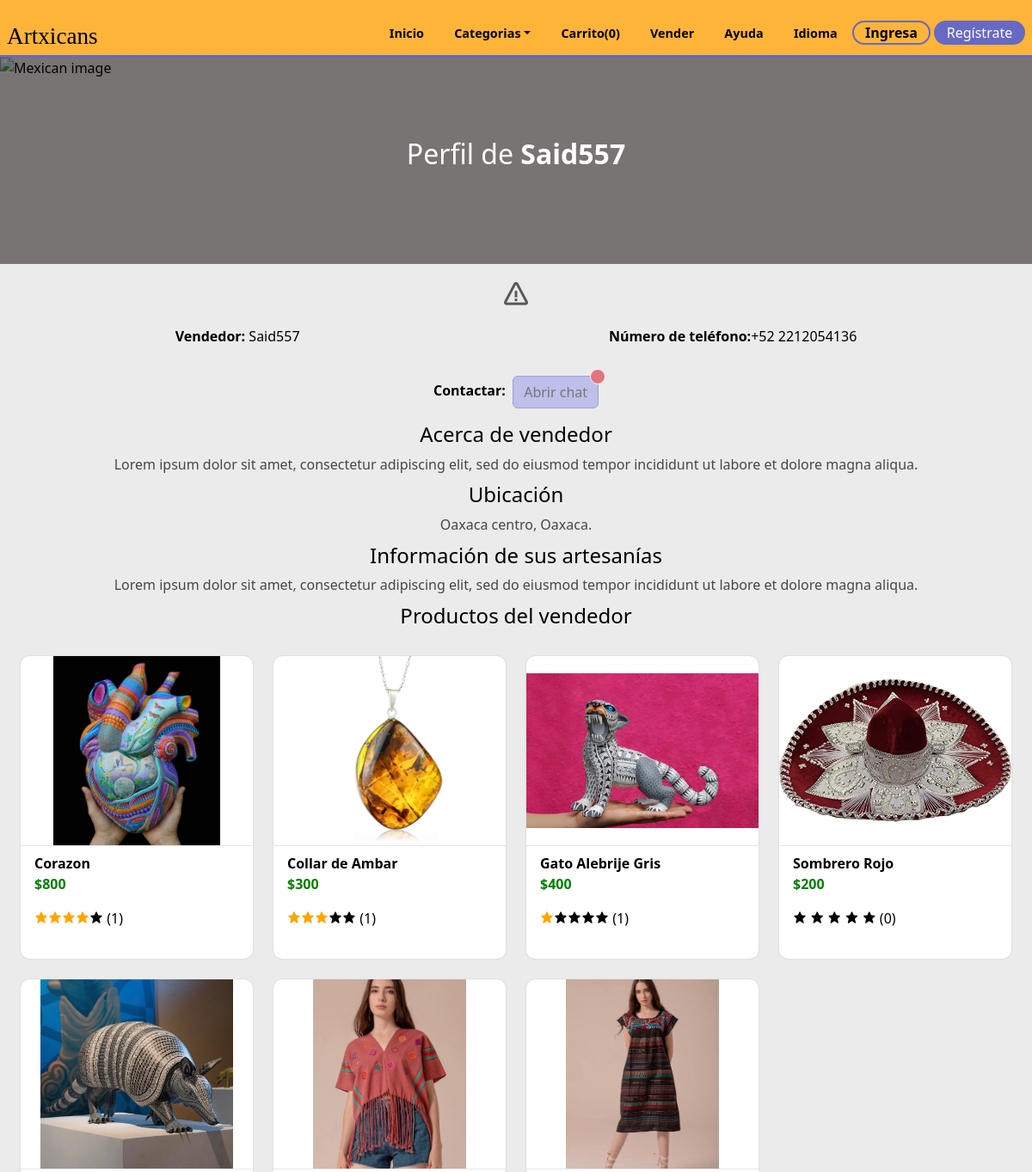
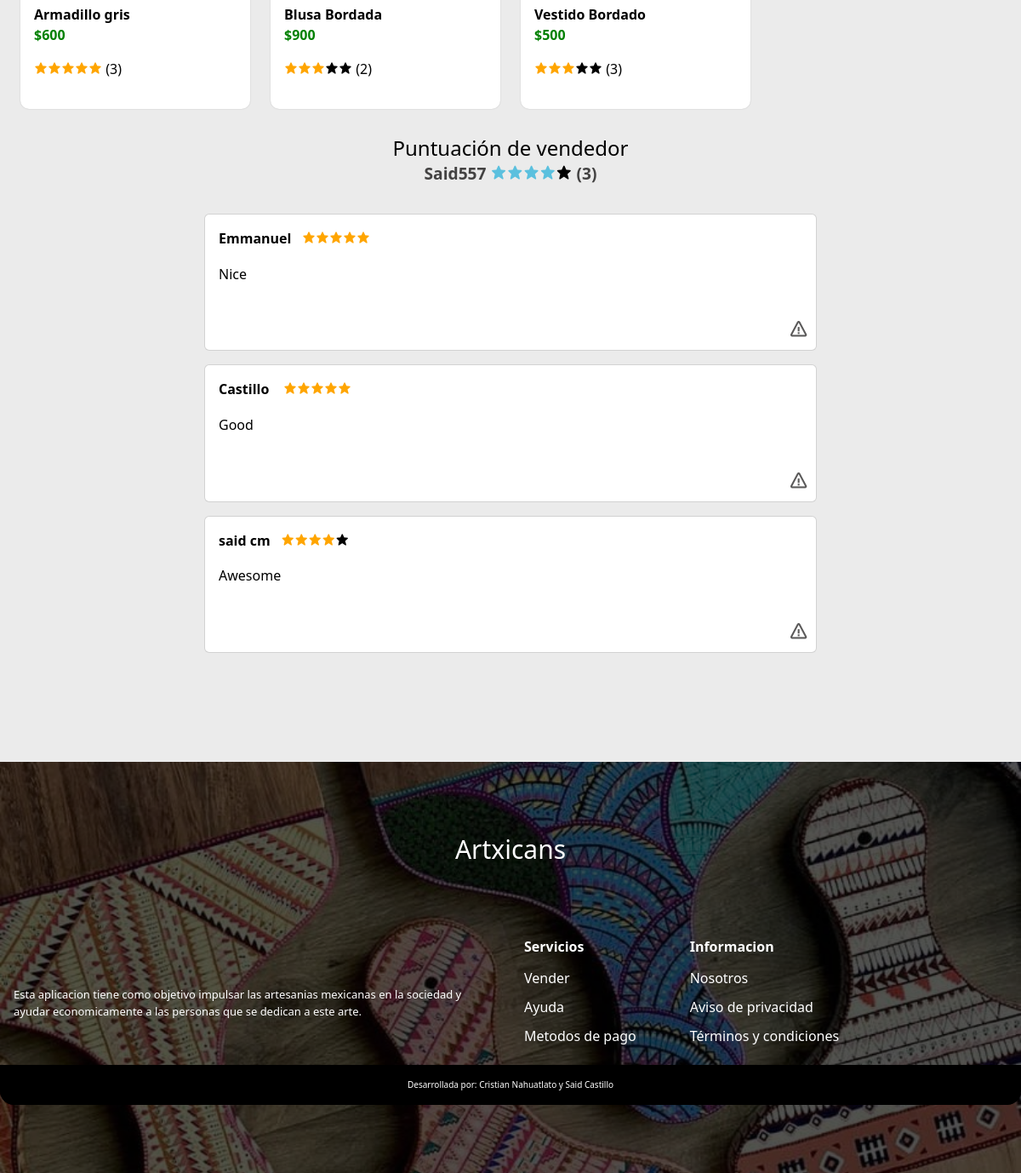
The app's page /profile-seller.php?seller_data=5 with its own data (2 pictures, top to bottom).
### tables this page shows
CREATE TABLE `reg_sellers` (
  `IDregseller` int(11) NOT NULL,
  `Nombre` varchar(255) NOT NULL,
  `apellidos` varchar(255) NOT NULL,
  `nickname` varchar(255) NOT NULL,
  `lada` int(4) NOT NULL,
  `telefono` varchar(20) NOT NULL,
  `telefonoref` varchar(20) NOT NULL,
  `domicilio` varchar(255) NOT NULL,
  `postal` varchar(10) NOT NULL,
  `identificador` varchar(255) NOT NULL,
  `solicitud` varchar(50) NOT NULL,
  `ID_registro` int(11) DEFAULT NULL
);

CREATE TABLE `sellers_data` (
  `id_data` int(11) NOT NULL,
  `description` varchar(150) NOT NULL,
  `desc_art` varchar(150) NOT NULL,
  `location` varchar(150) NOT NULL,
  `ID_registro` int(11) DEFAULT NULL
);

CREATE TABLE `products` (
  `id_product` int(11) NOT NULL,
  `product` varchar(80) NOT NULL,
  `image1` varchar(80) NOT NULL,
  `price` int(11) NOT NULL,
  `description` varchar(250) NOT NULL,
  `category` varchar(30) NOT NULL,
  `stock` int(11) NOT NULL,
  `image2` varchar(30) NOT NULL,
  `image3` varchar(30) NOT NULL,
  `ID_registro` int(11) DEFAULT NULL
);

CREATE TABLE `profile_comments` (
  `id_comment` int(11) NOT NULL,
  `star` int(11) NOT NULL,
  `comment` varchar(150) NOT NULL,
  `seller` int(11) DEFAULT NULL,
  `ID_registro` int(11) DEFAULT NULL
);

CREATE TABLE `registro` (
  `ID` int(11) NOT NULL,
  `Nombre` varchar(255) NOT NULL,
  `Correo` varchar(255) NOT NULL,
  `Contraseña` varchar(255) NOT NULL,
  `estatus` int(2) NOT NULL,
  `direccion` int(1) NOT NULL
);

### profile-seller.php (the view, shortened to what this page needs)
<?php
    include('./templates/cabecera.php');
    include('./global/conexion.php');
    $user = $_GET['seller_data'];
    $query = mysqli_query($conn,"SELECT * FROM reg_sellers WHERE ID_registro = $user");
    $data = mysqli_fetch_array($query);
?>
    <section class="profile-data">
        <div class="profile-seller">
            <div class="overlay-seller"></div>
            <div class="profileContent container">
                <div class="profileText">
                    <h1 class="title-profile">Perfil de <strong><?php echo $data['nickname']?></strong></h1>
                </div>
            </div>
        </div>
        <div class="report-seller">
          <a  data-bs-toggle="modal" style="cursor:pointer" data-bs-target="#ModalReportSeller-<?php echo $user?>" class="report-container"><i class='bx bx-error bx-md'></i></a>
        </div>
    <div class="inf0-seller">
        <p><strong>Vendedor:</strong>&nbsp;<?php echo $data['nickname']?></p>
        <p><strong>Número de teléfono:</strong>+<?php echo $data['lada'];?>&nbsp;<?php echo $data['telefono']?></p>
    </div>
    <?php
         if(!@$_SESSION['user']){  ?>
    <div class="chat">
        <p><strong>Contactar:</strong>&nbsp;&nbsp;<button type="button" disabled class="btn btn-info position-relative">
        Abrir chat
        <span class="position-absolute top-0 start-100 translate-middle p-2 bg-danger border border-light rounded-circle">
        </span>
        </button></p>
    </div>
    <?php }else{
    if($id_user <> $user){?>
    <div class="chat">
            <p><strong>Contactar:</strong>&nbsp;&nbsp;<button type="button" class="btn btn-info position-relative" onclick="location.href='./toChat.php?seller_data=<?php echo base64_encode($user)?>'" >
               Abrir chat
              <span class="position-absolute top-0 start-100 translate-middle p-2 bg-danger border border-light rounded-circle">
              <span class="visually-hidden">New alerts</span>
              </span>
              </button>
            </p>
    </div>
   <?php } }
        $query2 = mysqli_query($conn,"SELECT * FROM sellers_data WHERE ID_registro = $user");
        $data2 = mysqli_fetch_array($query2);
        if(empty($data2['description'])){}else{
    ?>
    <div class="about-seller">
      <h2 align="center">Acerca de vendedor </h2>
       <p class="txt-profile"><?php echo $data2['description']?></p>
    </div>
    <?php }
        if(empty($data2['location'])){}else{
    ?>
    <div class="ubicacion">
        <h2 align="center">Ubicación</h2>
        <p class="txt-profile"><?php echo $data2['location']?></p>
    </div>
    <?php }
        if(empty($data2['desc_art'])){}else{
    ?>
    <div class="about-art">
      <h2 align="center">Información de sus artesanías</h2>
      <p class="txt-profile"><?php echo $data2['desc_art']?></p>
    </div>
    <?php } ?>
    <div class="products-seller">
        <h2 align="center">Productos del vendedor</h2>
        <div class='mainContent grid' id="mainContent">
       <?php
        $query3 = mysqli_query($conn,"SELECT * FROM products WHERE ID_registro = $user ORDER BY rand()");
        while($data3 = mysqli_fetch_array($query3)){
            $id_p = $data3['id_product'];
       ?>
       <div class="single-product">
        <a href="product.php?id_product=<?php echo $data3['id_product'];?>" class='referencia'>
             <div class='imgDiv'>
                <img src="assets/products/<?php echo $data3['image1'];?>"  alt="<?php echo $data3['product']?>">
            </div>
            <div class="card-info">
                <span class="product-title"><?php echo $data3['product'];?></span>
                <span class="price">$<?php echo $data3['price'];?></span>
                <p style="color:black">
             <?php
                 $sql = mysqli_query($conn,"SELECT * FROM stars WHERE id_product = $id_p");
                 $sum =  mysqli_query($conn,"SELECT SUM(star) as score FROM stars WHERE id_product = $id_p");
                 $score = mysqli_fetch_array($sum);
                 $num = $sql->num_rows;
                 if($num > 0){
                     $d1 = $num * 1;$d2 = $num * 2;$d3 = $num * 3;$d4 = $num * 4;$d5 = $num * 5;
                     $counter = $score['score'];
                     if($counter >= $d5):
                     ?>
                     <i class="bx bxs-star bx-5"></i><i class="bx bxs-star bx-5"></i><i class="bx bxs-star bx-5"></i><i class="bx bxs-star bx-5"></i><i class="bx bxs-star bx-5"></i>
                     <?php elseif($counter >= $d4):?>
                     <i class="bx bxs-star bx-5"></i><i class="bx bxs-star bx-5"></i><i class="bx bxs-star bx-5"></i><i class="bx bxs-star bx-5"></i><i class="bx bxs-star bx-10"></i>
                     <?php elseif($counter >= $d3):?>
                     <i class="bx bxs-star bx-5"></i><i class="bx bxs-star bx-5"></i><i class="bx bxs-star bx-5"></i><i class="bx bxs-star bx-10"></i><i class="bx bxs-star bx-10"></i>
                     <?php elseif($counter >= $d2):?>
                     <i class="bx bxs-star bx-5"></i><i class="bx bxs-star bx-5"></i><i class="bx bxs-star bx-10"></i><i class="bx bxs-star bx-10"></i><i class="bx bxs-star bx-10"></i>
                     <?php else:?>
                     <i class="bx bxs-star bx-5"></i><i class="bx bxs-star bx-10"></i><i class="bx bxs-star bx-10"></i><i class="bx bxs-star bx-10"></i><i class="bx bxs-star bx-10"></i>
                     <?php endif;
                     ?>
                 (<?php echo $num?>)
             <?php  }else{ ?>
             <i class="bx bxs-star bx-10"></i>
             <i class="bx bxs-star bx-10"></i>
             <i class="bx bxs-star bx-10"></i>
             <i class="bx bxs-star bx-10"></i>
             <i class="bx bxs-star bx-10"></i>
               (0)
               <?php }?>
             </p>
            </div>
           </a>
        </div>
    <?php }?>
        </div>
    </div>
    <div class="stars-seller">
        <h2 align="center">Puntuación de vendedor</h2>
        <p align="center" class="vendor-class"><?php echo $data['nickname']?>
        <?php
                 $sql2 = mysqli_query($conn,"SELECT * FROM profile_comments WHERE seller = $user");
                 $sum2 =  mysqli_query($conn,"SELECT SUM(star) as score2 FROM profile_comments WHERE seller = $user");
                 $score2 = mysqli_fetch_array($sum2);
                 $num2 = $sql2->num_rows;
                 if($num2 > 0){
                     $d1x = $num2 * 1;$d2x = $num2 * 2;$d3x = $num2 * 3;$d4x = $num2 * 4;$d5x = $num2 * 5;
                     $counter2 = $score2['score2'];
                     if($counter2 >= $d5x):
                     ?>
                     <i class="bx bxs-star bx-6"></i><i class="bx bxs-star bx-6"></i><i class="bx bxs-star bx-6"></i><i class="bx bxs-star bx-6"></i><i class="bx bxs-star bx-6"></i>
                     <?php elseif($counter2 >= $d4x):?>
                     <i class="bx bxs-star bx-6"></i><i class="bx bxs-star bx-6"></i><i class="bx bxs-star bx-6"></i><i class="bx bxs-star bx-6"></i><i class="bx bxs-star bx-10"></i>
                     <?php elseif($counter2 >= $d3x):?>
                     <i class="bx bxs-star bx-6"></i><i class="bx bxs-star bx-6"></i><i class="bx bxs-star bx-6"></i><i class="bx bxs-star bx-10"></i><i class="bx bxs-star bx-10"></i>
                     <?php elseif($counter2 >= $d2x):?>
                     <i class="bx bxs-star bx-6"></i><i class="bx bxs-star bx-6"></i><i class="bx bxs-star bx-10"></i><i class="bx bxs-star bx-10"></i><i class="bx bxs-star bx-10"></i>
                     <?php else:?>
                     <i class="bx bxs-star bx-6"></i><i class="bx bxs-star bx-10"></i><i class="bx bxs-star bx-10"></i><i class="bx bxs-star bx-10"></i><i class="bx bxs-star bx-10"></i>
                     <?php endif;
                     ?>
                 (<?php echo $num2?>)
               <?php }?>
        </p>
    </div>
    <div class="all-comments">
        <?php
            $check = mysqli_query($conn,"SELECT * FROM profile_comments WHERE seller = $user");
            if($check->num_rows > 0){
            $cons = mysqli_query($conn,"SELECT * FROM profile_comments INNER JOIN registro ON profile_comments.ID_registro = registro.ID WHERE seller = '$user' ORDER BY rand()");
            while($res2 = mysqli_fetch_array($cons)){?>
    <div class="card card-comment">
        <div class="card-body">
          <div class="com-cointer">
        <p class="stars-score"><strong><?php echo $res2['Nombre']?></strong>&nbsp;&nbsp;
              <?php
              switch($res2['star']){
                case '4': echo "<i class='bx bxs-star bx-5'></i><i class='bx bxs-star bx-5'></i><i class='bx bxs-star bx-5'></i><i class='bx bxs-star bx-5'></i><i class='bx bxs-star bx-10'></i>";
                break;
                case '5': echo "<i class='bx bxs-star bx-5'></i><i class='bx bxs-star bx-5'></i><i class='bx bxs-star bx-5'></i><i class='bx bxs-star bx-5'></i><i class='bx bxs-star bx-5'></i>";
                break;
              }
              ?>
        </p>
        </div>
        <p > <?php echo $res2['comment']?></p>
      </div>
           <div class="options-container">
        <a  data-bs-toggle="modal" style="cursor:pointer" data-bs-target="#ModalReport-<?php echo $res2['id_comment']?>" class="report-container"><i class='bx bx-error bx-sm'></i></a>
      </div>
      </div>
            <?php }
            }else{
                ?>
                <div class="alert alert-dark" role="alert">
                  Este vendedor aún no cuenta con comentarios.
                </div>
                <?php
            }
        ?>
    </div>
</section>
<?php
    include('./templates/pie.php');
?>

### styles/home/products.css (style rules this page uses)
.mainContent { padding: 2rem 0 2rem; padding-left: 1.5rem; padding-right: 1.5rem; justify-content: center; gap: 1.5rem; }
.single-product { height: 100%; display: grid; row-gap: 10px; border-radius: 10px; align-items: center; box-shadow: 0 0 0.1em rgba(0,0,0,0.2); background-color: rgb(255, 255, 255); cursor: pointer; transition-property: box-shadow; overflow: hidden; }
.imgDiv { height: 220px; width: 100%; overflow: hidden; }
.imgDiv img { height: 100%; width: 100%; object-fit:contain; transition: hidden; }
.card-info { border-top: 1px solid rgb(230, 230, 230); padding: 0.5rem 1rem; display: flex; flex-flow: column; flex-wrap: wrap; }
.card-info * + * { display: block; margin-bottom: 1rem; }
.price { font-weight: bold; color: green; }
.product-title { font-weight: bold; color: black; }
@media screen and (min-width:420px) { .mainContent { grid-template-columns: repeat(2,1fr); } }
@media screen and (min-width:420px) { .single-product { height: auto; } }
@media screen and (min-width:720px) { .mainContent { grid-template-columns: repeat(3,1fr); } }
@media screen and (min-width:720px) { .single-product { height: auto; } }
@media screen and (min-width:1024px) { .mainContent { grid-template-columns: repeat(4,1fr); } }
@media screen and (min-width:1024px) { .single-product { height: auto; } }
.btn-info { --bs-btn-color: var(--bs-white); --bs-btn-bg: var(--second-alpha-color); --bs-btn-border-color: var(--second-alpha-color); --bs-btn-hover-color: var(--bs-white); --bs-btn-hover-bg: #787bc8; --bs-btn-hover-border-color:var(--second-alpha-color) ; --bs-btn-focus-shadow-rgb: var(--bd-violet-rgb); --bs-btn-active-color: var(--bs-btn-hover-color); --bs-btn-active-bg: var(--second-alpha-color); --bs-btn-active-border-color: var(--second-alpha-color); --bs-btn-disabled-color:rgb(57, 55, 55); --bs-btn-disabled-bg: #a7a9ea; --bs-btn-disabled-border-color: #787bc8; }
.all-comments { margin: 0 auto; display: flex; align-items: center; justify-content: center; flex-wrap: wrap; flex-direction: column; }
.card-comment { margin-top: 1rem; width:90vw; }
.bx-10 { color: black; }
.bx-5 { color: orange; }
.bx-6 { color: #5bc0de; }
@media screen and (min-width: 768px) { .card-comment { width:60vw; } }

### styles/home/main.css (style rules this page uses)
body { top:0px !important; }

### styles/pages/products.css (style rules this page uses)
.options-container { display:flex; justify-content:end; padding :0.5rem; }
.report-container,.show-more-comment { color: black; }
.report-container .bx { color: rgb(90, 89, 89); }

### styles/pages/sellers.css (style rules this page uses)
.profile-seller { width: 100%; height: 20vh; position: relative; display: flex; align-items: center; justify-content: center; margin: 0rem auto; }
.profile-seller .overlay-seller { position: absolute; height: 100%; width: 100%; background: rgb(65, 63, 63); top: 0; bottom: 0; z-index: 1; mix-blend-mode: hard-light; }
.profileContent { width: 100%; height: max-content; padding: 0 1.5rem 1rem; display: flex; flex-direction: column; align-items: center; justify-content: center; margin:0 auto; color: white; z-index: 100; }
.title-profile { font-weight: 500; position: relative; text-align: center; margin: 0 auto; font-size: 1.5rem; }
.title-profile strong { font-weight: bold; }
.inf0-seller { margin: 1rem 2rem; display: flex; align-items: center; justify-content: space-around; flex-wrap: wrap; gap: 1rem; }
.ubicacion { margin: 0.2rem 2rem; }
.chat { display: grid; place-items: center; }
.txt-profile { font-size: 1rem; margin: 0.5rem auto; text-align: center; color: rgb(72, 71, 71); }
.vendor-class { font-size: 1.2rem; color: rgb(67, 66, 66); font-weight: bold; }
.report-seller { display: flex; align-items: center; justify-content: center; margin: 1rem 0; }
@media screen and (min-width:768px) { .title-profile { font-size:2rem; } }
@media screen and (min-width:768px) { .profile-seller { height: 30vh; } }

### records on screen
reg_sellers: nickname "Said557", lada "52", telefono "2212054136"
sellers_data: description "Lorem ipsum dolor sit amet, consectetur adipiscing elit, sed do eiusmod tempor incididunt ut labore et dolore magna aliqua.", location "Oaxaca centro, Oaxaca.", desc_art "Lorem ipsum dolor sit amet, consectetur adipiscing elit, sed do eiusmod tempor incididunt ut labore et dolore magna aliqua.", id_data "1"
products: image1 (picture), product "Corazon", price "800", num "1"
products: image1 (picture), product "Collar de Ambar", price "300"
products: image1 (picture), product "Gato Alebrije Gris", price "400", num "1"
products: image1 (picture), product "Sombrero Rojo", price "200", shows "(0)"
products: image1 (picture), product "Armadillo gris", price "600", num "3"
products: image1 (picture), product "Blusa Bordada", price "900", num "2"
products: image1 (picture), product "Vestido Bordado", price "500", num "3"
profile_comments: ID_registro.Nombre "Emmanuel", star 5 (drawn), comment "Nice"
profile_comments: ID_registro.Nombre "Castillo", star 5 (drawn), comment "Good"
profile_comments: ID_registro.Nombre "said cm", star 4 (drawn), comment "Awesome"

### other values on screen
$num2 "3"
